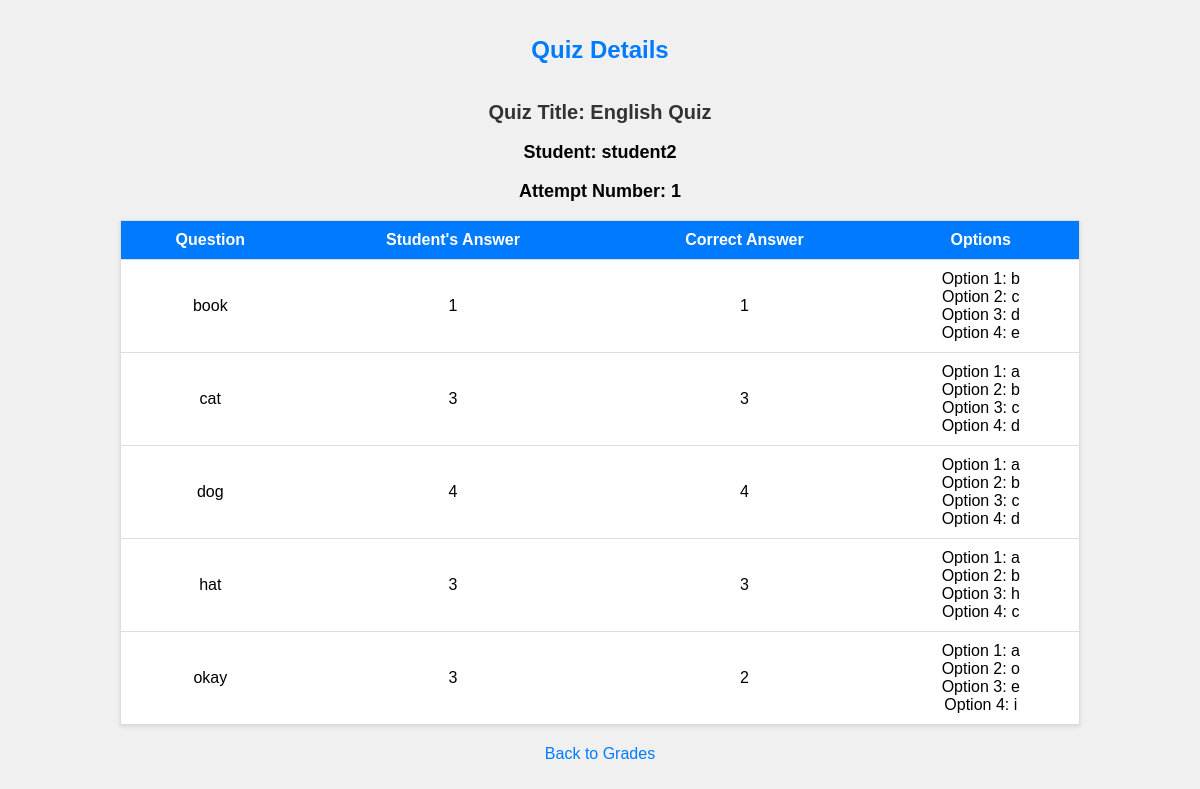
The app's page /teachers/view_quiz_details/26/ with its own data.
### teachers/models.py (models this page shows, shortened)
class Grade(models.Model):
    student = models.ForeignKey(User, on_delete=models.CASCADE)
    quiz = models.ForeignKey(Quiz, on_delete=models.CASCADE)
    grade = models.DecimalField(max_digits=5, decimal_places=2)

class Quiz(models.Model):
    id = models.UUIDField(primary_key=True, default=uuid.uuid4, editable=False, unique=True)
    title = models.CharField(max_length=100)
    description = models.TextField(default='')
    classroom = models.ForeignKey(Classroom, on_delete=models.CASCADE, null=True, blank=True)
    weight = models.DecimalField(max_digits=5, decimal_places=2, default=1.0)

class QuizQuestion(models.Model):
    id = models.AutoField(primary_key=True)
    quiz = models.ForeignKey(Quiz, on_delete=models.CASCADE)
    question_text = models.TextField()
    option1 = models.CharField(max_length=100)
    option2 = models.CharField(max_length=100)
    option3 = models.CharField(max_length=100)
    option4 = models.CharField(max_length=100)
    correct_answer = models.IntegerField()  # 1 for option 1, 2 for option 2, and so on
    attempts_remaining = models.PositiveIntegerField(default=3)
    attempts_taken = models.PositiveIntegerField(default=0)
    selected_answer = models.PositiveIntegerField(blank=True, null=True)

### teachers/views.py (the view)
# urls.py: path('view_quiz_details/<str:grade_id>/', views.view_quiz_details, name='view_quiz_details'),
def view_quiz_details(request, grade_id):
    try:
        grade = Grade.objects.select_related('quiz__classroom').get(pk=grade_id)
        questions = QuizQuestion.objects.filter(quiz=grade.quiz)
    except Grade.DoesNotExist:
        pass
    attempt_number = Grade.objects.filter(quiz=grade.quiz, student=grade.student, id__lte=grade.id).count()
    return render(request, 'teachers/view_quiz_details.html', {'grade': grade, 'questions': questions, 'attempt_number': attempt_number})

### teachers/templates/teachers/view_quiz_details.html (shortened to what this page needs)
<!DOCTYPE html>
<html>
<head>
</head>
<body>
    <h1>Quiz Details</h1>
    <h2>Quiz Title: {{ grade.quiz.title }}</h2>
    <h3>Student: {{ grade.student.username }}</h3>
    <h3>Attempt Number: {{ attempt_number }}</h3>
    <table>
        <thead>
            <tr>
                <th>Question</th>
                <th>Student's Answer</th>
                <th>Correct Answer</th>
                <th>Options</th>
            </tr>
        </thead>
        <tbody>
            {% for question in questions %}
            <tr>
                <td>{{ question.question_text }}</td>
                <td>{{ question.selected_answer }}</td>
                <td>{{ question.correct_answer }}</td>
                <td>
                    Option 1: {{ question.option1 }}<br>
                    Option 2: {{ question.option2 }}<br>
                    Option 3: {{ question.option3 }}<br>
                    Option 4: {{ question.option4 }}<br>
                </td>
            </tr>
            {% endfor %}
        </tbody>
    </table>
    <a href="{% url 'teachers:view_grades' %}">Back to Grades</a>
</body>
</html>

### teachers/templates/teachers/view_quiz_details.html (style rules this page uses)
body { font-family: Arial, sans-serif; background-color: #f0f0f0; margin: 0; padding: 0; text-align: center; }
h1 { color: #007BFF; font-size: 24px; padding: 20px; }
h2 { font-size: 20px; color: #333; }
h3 { font-size: 18px; }
table { width: 80%; margin: 0 auto; border-collapse: collapse; border: 1px solid #ddd; background-color: #fff; box-shadow: 0 2px 4px rgba(0, 0, 0, 0.1); }
table th, table td { padding: 10px; text-align: center; border-bottom: 1px solid #ddd; }
table th { background-color: #007BFF; color: #fff; }
a { display: block; margin-top: 20px; color: #007BFF; text-decoration: none; }

### records on screen
Grade: quiz "English Quiz", student.username "student2"
QuizQuestion: question_text "book", selected_answer "1", correct_answer "1", option1 "b", option2 "c", option3 "d", option4 "e"
QuizQuestion: question_text "cat", selected_answer "3", correct_answer "3", option1 "a", option2 "b", option3 "c", option4 "d"
QuizQuestion: question_text "dog", selected_answer "4", correct_answer "4", option1 "a", option2 "b", option3 "c", option4 "d"
QuizQuestion: question_text "hat", selected_answer "3", correct_answer "3", option1 "a", option2 "b", option3 "h", option4 "c"
QuizQuestion: question_text "okay", selected_answer "3", correct_answer "2", option1 "a", option2 "o", option3 "e", option4 "i"

### other values on screen
{{ attempt_number }} "1"
